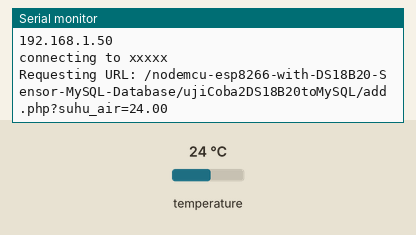
Simulated run of this sketch. Board: ESP8266 (NodeMCU). Parts: the last lines printed to the serial monitor. The inputs (shaded band) are chosen by the test bench; at power-on: temperature 24 °C. WiFi joins after 1.5 s; servers stay silent unless stated; uploads are accepted with an empty reply.

Above: at 3.7 s.
3.8 s: temperature set to 12 °C
At 5.3 s:
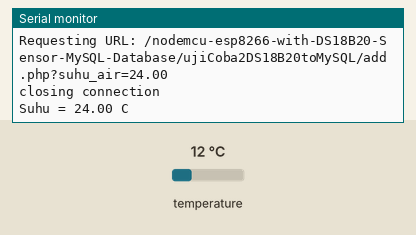
7.8 s: temperature set to 19 °C
At 9.49 s:
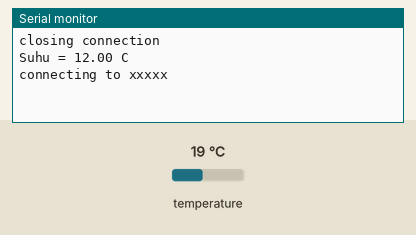
Timing chart, 0 to 11.0 s (numbered marks = the images above; inputs shaded):
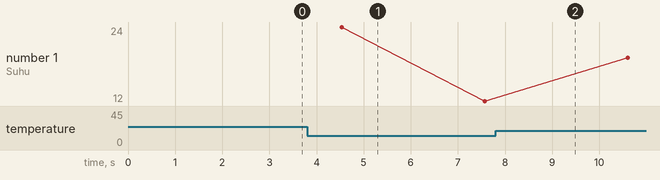

Measured:
- plotted number 1: 12 → 19 after the input at 7.8 s

The sketch:

master.ino
```cpp
#include <ESP8266WiFi.h>
#include <Wire.h>
#include <OneWire.h>
#include <DallasTemperature.h>

const char *ssid = "xxxxx"; //nama wifi
const char *password = "xxxxx";      //password
const char *host = "xxxxx";         //IP PC

//memasukkan pin
int sensorPinDS18b20 = 4;

//membuat variabel kosong
float suhuC;

OneWire ourWire(sensorPinDS18b20);
DallasTemperature sensors(&ourWire);

void setup() {
   Serial.begin(115200);
   delay(1000);

   Serial.println();
   Serial.println();
   Serial.print("Connecting to ");
   Serial.println(ssid);

   WiFi.begin(ssid, password);

   while (WiFi.status() != WL_CONNECTED)
   {
     delay(500);
     Serial.print(".");
   }

   Serial.println("");
   Serial.println("WiFi connected");
   Serial.println("IP address: ");
   Serial.println(WiFi.localIP());
}

void loop() {
  sensors.requestTemperatures();
  suhuC = sensors.getTempCByIndex(0);

  Serial.print("connecting to ");
  Serial.println(host);

  WiFiClient client;
  const int httpPort = 80;
  if (!client.connect(host, httpPort))
  {
    Serial.println("connection failed");
    return;
  }

  // We now create a URI for the request
  String url = "/nodemcu-esp8266-with-DS18B20-Sensor-MySQL-Database/ujiCoba2DS18B20toMySQL/add.php?";
  url += "suhu_air=";
  url += suhuC;

  Serial.print("Requesting URL: ");
  Serial.println(url);

  // This will send the request to the server
  client.print(String("GET ") + url + " HTTP/1.1\r\n" +
              "Host: " + host + "\r\n" +
              "Connection: close\r\n\r\n");

  unsigned long timeout = millis();
  while (client.available() == 0)
  {
    if (millis() - timeout > 5000)
    {
      Serial.println(">>> Client Timeout !");
      client.stop();
      return;
    }
  }

  // Read all the lines of the reply from server and print them to Serial
  while (client.available())
  {
    String line = client.readStringUntil('\r');
    //Serial.print(line);

    if (line.indexOf("sukses gaes") != -1)
    {
      Serial.println();
      Serial.println("Yes, data masuk");
    }
    else if (line.indexOf("gagal gaes") != -1)
    {
      Serial.println();
      Serial.println("Maaf, data gagal masuk");
      //digitalWrite(alarmPin, HIGH);
    }
  }

  Serial.println();
  Serial.println("closing connection");

  //menampilkan hasil pembacaan sensor Suhu DS18b20
  Serial.print("Suhu = ");
  Serial.print(suhuC);
  Serial.print(" ");
  Serial.println("C");
  delay(1000);
}
```
